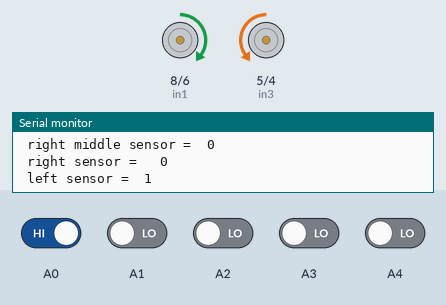
Recording of a sketch running on a simulated Arduino Uno, built with avr-gcc and run on an emulated ATmega328P. On the bench: motor-driver pin pairs drawn as motors (green arrow = first pin HIGH = forward, orange = second pin HIGH = backward, longer = more drive, scaled by the enable pin), the last lines printed to the serial monitor. The inputs (shaded band) are chosen by the test bench; at power-on: A0 HIGH, A1–4 LOW.

Above: at 1.2 s.
1.3 s: A0 driven LOW
At 2.6 s:
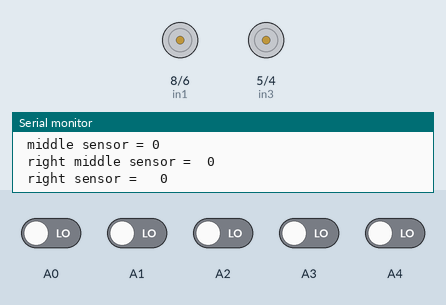
2.9 s: A1 driven HIGH
At 3.9 s:
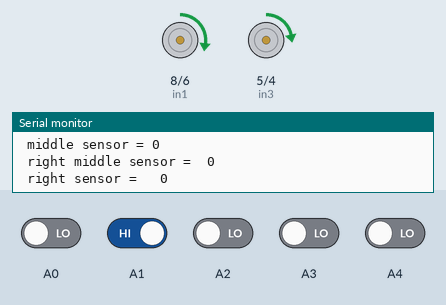
4.6 s: A1 driven LOW
At 5.9 s:
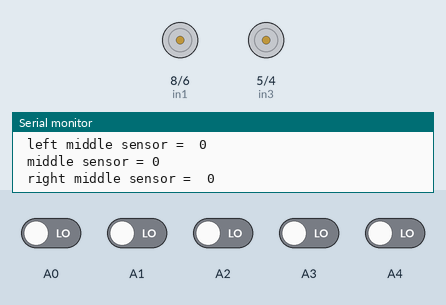
6.2 s: A4 driven HIGH
At 7.5 s:
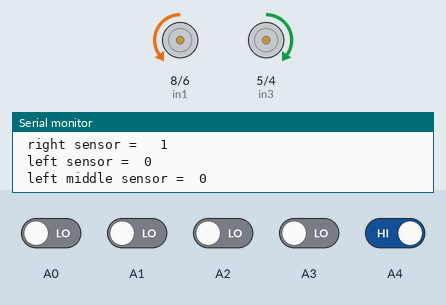
7.8 s: A4 driven LOW
At 8.6 s:
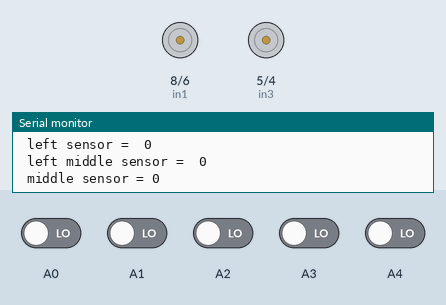
10.8 s: A2 driven HIGH
At 12.0 s:
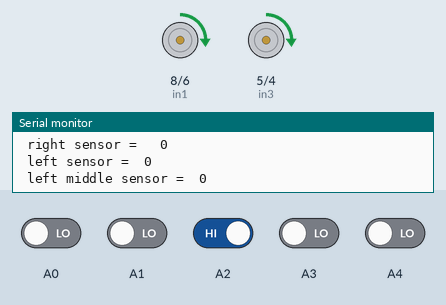
Timing chart, 0 to 13.4 s (numbered marks = the images above; inputs shaded):
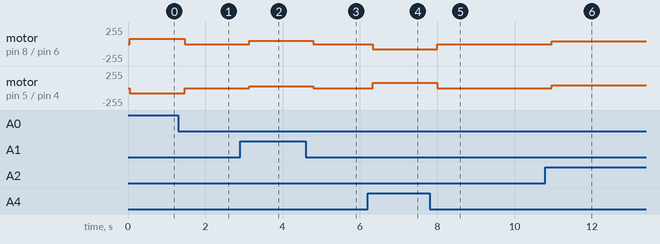

The sketch:

sketch_jun1b.ino
```cpp
int enA=9;
int in1=8;
int in2=6;

int enB=3;
int in3=5;
int in4=4;

int rt=80;

void setup()
{
      pinMode(in1,OUTPUT);
      pinMode(in2,OUTPUT);
      pinMode(in3,OUTPUT);
      pinMode(in4,OUTPUT);
      pinMode(enA,OUTPUT);
      pinMode(enB,OUTPUT);
      pinMode(A0,INPUT);
      pinMode(A1,INPUT);
      pinMode(A2,INPUT);
      pinMode(A3,INPUT);
      pinMode(A4,INPUT);
     // pinMode(A5,INPUT);
      Serial.begin(9600);
}

void loop(){

    int l = digitalRead(A0);
    int ml = digitalRead(A1);
    int m = digitalRead(A2);
    int mr = digitalRead(A3);
    int r = digitalRead(A4);

Serial.print(" left sensor =  ");
Serial.println(l);
Serial.print(" left middle sensor =  ");
Serial.println(ml);
Serial.print(" middle sensor = ");
Serial.println(m);
Serial.print(" right middle sensor =  ");
Serial.println(mr);
Serial.print(" right sensor =   ");
Serial.println(r);
Serial.print("\n");


 if ( (l==0 && ml==0 && m==1 && mr==0 && r==0) ||( l==0 && ml==1 && m==0 && mr==1 && r==0) || (l==0 && ml==1 && m==1 && mr==1 && r==0 ))
 {
   forward();
 }
 if (( l==0 && ml==1 && m==1 && mr==0 && r==0 ) || (l==0 && ml==1 && m==0 && mr==0 && r==0)  )
 {
   left();
 }
 if (( l==0 && ml==0 && m==1 && mr==1 && r==0 ) || (l==0 && ml==0 && m==0 && mr==1 && r==0 ) )
 {
   right();
 }
 if ( ( l==0 && ml==0 && m==0 && mr==0 && r==0 ) || ( l==1 && ml==1 && m==1 && mr==1 && r==1 ) )
 {
   Stop();
 }
 if (( l==0 && ml==0 && m==0 && mr==0 && r==1 ) || (l==0 && ml==0 && m==0 && mr==1 && r==1) || (l==0 && ml==0 && m==1 && mr==0 && r==1) || (l==0 && ml==0 && m==1 && mr==1 && r==1) || (l==0 && ml==1 && m==0 && mr==1 && r==1) || (l==0 && ml==1 && m==1 && mr==0 && r==1) || (l==0 && ml==1 && m==1 && mr==1 && r==1))
 {
  right90();
 }
 if (( l==1 && ml==0 && m==0 && mr==0 && r==0 )|| (l==1 && ml==1 && m==0 && mr==0 && r==0) || (l==1 && ml==0 && m==1 && mr==0 && r==0) || (l==1 && ml==1 && m==1 && mr==0 && r==0) || (l==1 && ml==1 && m==0 && mr==1 && r==0) || (l==1 && ml==0 && m==1 && mr==1 && r==0) || (l==1 && ml==1 && m==1 && mr==1 && r==0))
 {
  left90();
 }

}

 void forward()
{
  digitalWrite(in1, HIGH);
  digitalWrite(in2, LOW);
  digitalWrite(in3, HIGH);
  digitalWrite(in4, LOW);
  analogWrite(enA, 40);
  analogWrite(enB, 40);

}


void right()
{

  digitalWrite(in1, HIGH);
  digitalWrite(in2, LOW);
  digitalWrite(in3, HIGH);
  digitalWrite(in4, LOW);
  analogWrite(enA, 30);
  analogWrite(enB, 50);

}

void right90()
{
  digitalWrite(in1, LOW);
  digitalWrite(in2, HIGH);
  digitalWrite(in3, HIGH);
  digitalWrite(in4, LOW);
  analogWrite(enA, rt);
  analogWrite(enB, rt);
}


void left()
{
  digitalWrite(in1, HIGH);
  digitalWrite(in2, LOW);
  digitalWrite(in3, HIGH);
  digitalWrite(in4, LOW);
  analogWrite(enA, 50);
  analogWrite(enB, 30);
}

void left90() {
  digitalWrite(in1, HIGH);
  digitalWrite(in2, LOW);
  digitalWrite(in3, LOW);
  digitalWrite(in4, HIGH);
  analogWrite(enA, rt);
  analogWrite(enB, rt);
}


void Stop()
{
      digitalWrite(in1, LOW);
      digitalWrite(in2, LOW);
      digitalWrite(in3, LOW);
      digitalWrite(in4, LOW);
}
```

Measured:
- after the input at 1.3 s, motor on pin 8 (in1) / pin 6 (in2): forward 80/255 → stopped after 0.17 s; motor on pin 5 (in3) / pin 4 (in4): backward 80/255 → stopped after 0.17 s
- after the input at 2.9 s, motor on pin 8 (in1) / pin 6 (in2): stopped → forward 50/255 after 0.23 s; motor on pin 5 (in3) / pin 4 (in4): stopped → forward 30/255 after 0.23 s
- after the input at 4.6 s, motor on pin 8 (in1) / pin 6 (in2): forward 50/255 → stopped after 0.19 s; motor on pin 5 (in3) / pin 4 (in4): forward 30/255 → stopped after 0.19 s
- after the input at 6.2 s, motor on pin 8 (in1) / pin 6 (in2): stopped → backward 80/255 after 0.13 s; motor on pin 5 (in3) / pin 4 (in4): stopped → forward 80/255 after 0.13 s
- after the input at 7.8 s, motor on pin 8 (in1) / pin 6 (in2): backward 80/255 → stopped after 0.19 s; motor on pin 5 (in3) / pin 4 (in4): forward 80/255 → stopped after 0.19 s
- after the input at 10.8 s, motor on pin 8 (in1) / pin 6 (in2), motor on pin 5 (in3) / pin 4 (in4): stopped → forward 40/255 after 0.16 s
